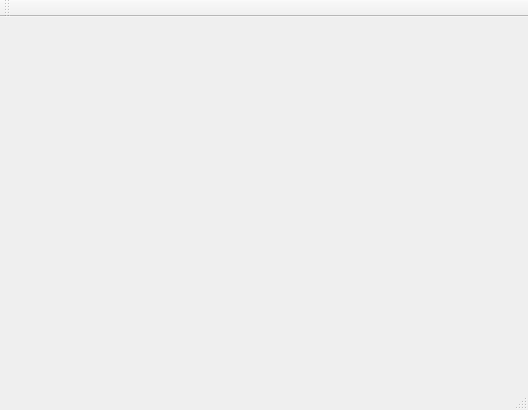
<?xml version="1.0" encoding="UTF-8"?>
<ui version="4.0">
 <class>MainWindow</class>
 <widget class="QMainWindow" name="MainWindow">
  <property name="geometry">
   <rect>
    <x>0</x>
    <y>0</y>
    <width>528</width>
    <height>410</height>
   </rect>
  </property>
  <property name="windowTitle">
   <string>MainWindow</string>
  </property>
  <widget class="QWidget" name="centralWidget">
   <layout class="QVBoxLayout" name="verticalLayout">
    <item>
     <widget class="QWidget" name="widget" native="true">
      <property name="enabled">
       <bool>true</bool>
      </property>
     </widget>
    </item>
   </layout>
  </widget>
  <widget class="QMenuBar" name="menuBar">
   <property name="geometry">
    <rect>
     <x>0</x>
     <y>0</y>
     <width>528</width>
     <height>25</height>
    </rect>
   </property>
  </widget>
  <widget class="QToolBar" name="mainToolBar">
   <attribute name="toolBarArea">
    <enum>TopToolBarArea</enum>
   </attribute>
   <attribute name="toolBarBreak">
    <bool>false</bool>
   </attribute>
  </widget>
  <widget class="QStatusBar" name="statusBar"/>
 </widget>
 <layoutdefault spacing="6" margin="11"/>
 <resources/>
 <connections/>
</ui>
